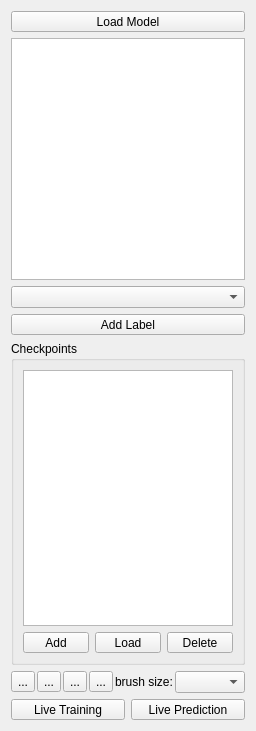
<?xml version="1.0" encoding="UTF-8"?>
<ui version="4.0">
 <class>containingWidget</class>
 <widget class="QWidget" name="containingWidget">
  <property name="geometry">
   <rect>
    <x>0</x>
    <y>0</y>
    <width>256</width>
    <height>731</height>
   </rect>
  </property>
  <property name="sizePolicy">
   <sizepolicy hsizetype="Preferred" vsizetype="Preferred">
    <horstretch>1</horstretch>
    <verstretch>0</verstretch>
   </sizepolicy>
  </property>
  <property name="minimumSize">
   <size>
    <width>256</width>
    <height>0</height>
   </size>
  </property>
  <property name="baseSize">
   <size>
    <width>0</width>
    <height>0</height>
   </size>
  </property>
  <property name="windowTitle">
   <string>Form</string>
  </property>
  <layout class="QVBoxLayout" name="verticalLayout_9">
   <item>
    <layout class="QVBoxLayout" name="verticalLayout">
     <item>
      <widget class="QToolButton" name="addModel">
       <property name="sizePolicy">
        <sizepolicy hsizetype="Expanding" vsizetype="Fixed">
         <horstretch>0</horstretch>
         <verstretch>0</verstretch>
        </sizepolicy>
       </property>
       <property name="text">
        <string>Load Model</string>
       </property>
       <property name="checkable">
        <bool>true</bool>
       </property>
       <property name="toolButtonStyle">
        <enum>Qt::ToolButtonTextBesideIcon</enum>
       </property>
      </widget>
     </item>
     <item>
      <widget class="LabelListView" name="labelListView">
       <property name="sizePolicy">
        <sizepolicy hsizetype="Minimum" vsizetype="MinimumExpanding">
         <horstretch>0</horstretch>
         <verstretch>0</verstretch>
        </sizepolicy>
       </property>
       <property name="minimumSize">
        <size>
         <width>0</width>
         <height>0</height>
        </size>
       </property>
      </widget>
     </item>
     <item>
      <widget class="QComboBox" name="comboBox">
       <property name="currentText">
        <string/>
       </property>
      </widget>
     </item>
     <item>
      <widget class="QToolButton" name="AddLabelButton">
       <property name="sizePolicy">
        <sizepolicy hsizetype="Expanding" vsizetype="Fixed">
         <horstretch>0</horstretch>
         <verstretch>0</verstretch>
        </sizepolicy>
       </property>
       <property name="styleSheet">
        <string notr="true"/>
       </property>
       <property name="text">
        <string>Add Label</string>
       </property>
       <property name="icon">
        <iconset>
         <normaloff>../../shell/gui/icons/16x16/actions/list-add.png</normaloff>../../shell/gui/icons/16x16/actions/list-add.png</iconset>
       </property>
       <property name="toolButtonStyle">
        <enum>Qt::ToolButtonTextBesideIcon</enum>
       </property>
      </widget>
     </item>
    </layout>
   </item>
   <item>
    <widget class="QGroupBox" name="checkpoints">
     <property name="title">
      <string>Checkpoints</string>
     </property>
     <layout class="QVBoxLayout" name="verticalLayout_5">
      <item>
       <layout class="QVBoxLayout" name="verticalLayout_4">
        <item>
         <widget class="QListView" name="checkpointList"/>
        </item>
        <item>
         <layout class="QHBoxLayout" name="horizontalLayout_3">
          <item>
           <widget class="QToolButton" name="addCheckpointBtn">
            <property name="sizePolicy">
             <sizepolicy hsizetype="Expanding" vsizetype="Fixed">
              <horstretch>0</horstretch>
              <verstretch>0</verstretch>
             </sizepolicy>
            </property>
            <property name="text">
             <string>Add</string>
            </property>
           </widget>
          </item>
          <item>
           <widget class="QToolButton" name="loadCheckpointBnt">
            <property name="sizePolicy">
             <sizepolicy hsizetype="Expanding" vsizetype="Fixed">
              <horstretch>0</horstretch>
              <verstretch>0</verstretch>
             </sizepolicy>
            </property>
            <property name="text">
             <string>Load</string>
            </property>
           </widget>
          </item>
          <item>
           <widget class="QToolButton" name="removeCheckpointBtn">
            <property name="sizePolicy">
             <sizepolicy hsizetype="Expanding" vsizetype="Fixed">
              <horstretch>0</horstretch>
              <verstretch>0</verstretch>
             </sizepolicy>
            </property>
            <property name="text">
             <string>Delete</string>
            </property>
           </widget>
          </item>
         </layout>
        </item>
       </layout>
      </item>
     </layout>
    </widget>
   </item>
   <item>
    <layout class="QHBoxLayout" name="horizontalLayout">
     <property name="spacing">
      <number>2</number>
     </property>
     <property name="sizeConstraint">
      <enum>QLayout::SetDefaultConstraint</enum>
     </property>
     <item>
      <widget class="QToolButton" name="arrowToolButton">
       <property name="text">
        <string>...</string>
       </property>
      </widget>
     </item>
     <item>
      <widget class="QToolButton" name="paintToolButton">
       <property name="text">
        <string>...</string>
       </property>
      </widget>
     </item>
     <item>
      <widget class="QToolButton" name="eraserToolButton">
       <property name="text">
        <string>...</string>
       </property>
       <property name="autoRaise">
        <bool>false</bool>
       </property>
      </widget>
     </item>
     <item>
      <widget class="QToolButton" name="thresToolButton">
       <property name="text">
        <string>...</string>
       </property>
      </widget>
     </item>
     <item>
      <spacer name="horizontalSpacer_3">
       <property name="orientation">
        <enum>Qt::Horizontal</enum>
       </property>
       <property name="sizeHint" stdset="0">
        <size>
         <width>20</width>
         <height>20</height>
        </size>
       </property>
      </spacer>
     </item>
     <item>
      <widget class="QLabel" name="brushSizeCaption">
       <property name="text">
        <string>brush size:</string>
       </property>
      </widget>
     </item>
     <item>
      <widget class="QComboBox" name="brushSizeComboBox">
       <property name="sizePolicy">
        <sizepolicy hsizetype="Expanding" vsizetype="Fixed">
         <horstretch>0</horstretch>
         <verstretch>0</verstretch>
        </sizepolicy>
       </property>
       <property name="sizeAdjustPolicy">
        <enum>QComboBox::AdjustToContents</enum>
       </property>
      </widget>
     </item>
    </layout>
   </item>
   <item>
    <layout class="QHBoxLayout" name="horizontalLayout_2">
     <item>
      <widget class="QToolButton" name="liveTraining">
       <property name="sizePolicy">
        <sizepolicy hsizetype="Expanding" vsizetype="Fixed">
         <horstretch>0</horstretch>
         <verstretch>0</verstretch>
        </sizepolicy>
       </property>
       <property name="text">
        <string>Live Training</string>
       </property>
       <property name="checkable">
        <bool>true</bool>
       </property>
      </widget>
     </item>
     <item>
      <widget class="QToolButton" name="livePrediction">
       <property name="sizePolicy">
        <sizepolicy hsizetype="Expanding" vsizetype="Fixed">
         <horstretch>0</horstretch>
         <verstretch>0</verstretch>
        </sizepolicy>
       </property>
       <property name="text">
        <string>Live Prediction</string>
       </property>
       <property name="checkable">
        <bool>true</bool>
       </property>
       <property name="toolButtonStyle">
        <enum>Qt::ToolButtonTextBesideIcon</enum>
       </property>
      </widget>
     </item>
    </layout>
   </item>
  </layout>
 </widget>
 <customwidgets>
  <customwidget>
   <class>LabelListView</class>
   <extends>QTableView</extends>
   <header>ilastik.widgets.labelListView</header>
  </customwidget>
 </customwidgets>
 <resources/>
 <connections/>
</ui>
